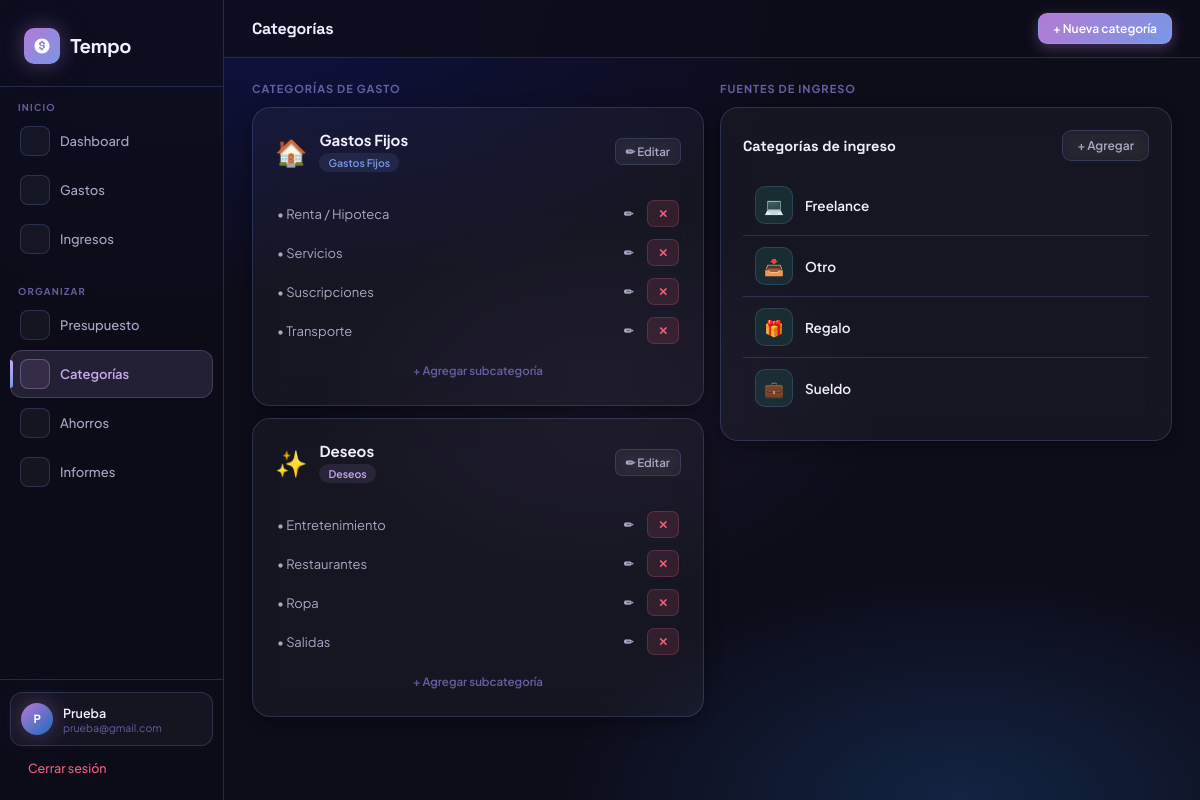
/categorias/ (signed in), run on the app's committed database.
### core/models.py (models this page shows, shortened)
class Categoria(models.Model):
    TIPOS = [
        ('gastos_fijos', 'Gastos Fijos'),
        ('deseos', 'Deseos'),
        ('ahorros', 'Ahorros'),
        ('custom', 'Personalizada'),
    ]
    usuario = models.ForeignKey(User, on_delete=models.CASCADE, related_name='categorias')
    nombre = models.CharField(max_length=100)
    icono = models.CharField(max_length=10, default='📂')
    tipo = models.CharField(max_length=20, choices=TIPOS, default='custom')
    orden = models.IntegerField(default=0)
    activa = models.BooleanField(default=True)
    class Meta:
        ordering = ['orden', 'nombre']

class Subcategoria(models.Model):
    categoria = models.ForeignKey(Categoria, on_delete=models.CASCADE, related_name='subcategorias')
    nombre = models.CharField(max_length=100)
    icono = models.CharField(max_length=10, default='•')
    class Meta:
        ordering = ['nombre']

class CategoriaIngreso(models.Model):
    usuario = models.ForeignKey(User, on_delete=models.CASCADE, related_name='categorias_ingreso')
    nombre = models.CharField(max_length=100)
    icono = models.CharField(max_length=10, default='💰')
    class Meta:
        ordering = ['nombre']

### core/views.py (the view)
# urls.py: path('categorias/', views.categorias_view, name='categorias'),
@login_required
def categorias_view(request):
    categorias   = Categoria.objects.filter(usuario=request.user, activa=True).prefetch_related('subcategorias')
    cats_ingreso = CategoriaIngreso.objects.filter(usuario=request.user)
    return render(request, 'categorias.html', {'categorias': categorias, 'categorias_ingreso': cats_ingreso})

### templates/categorias.html (shortened to what this page needs)
{% extends 'base.html' %}
{% block page_title %}Categorías{% endblock %}
{% block topbar_right %}
<button class="btn btn-primary btn-sm" onclick="openModal('mNuevaCat')">+ Nueva categoría</button>
{% endblock %}
{% block content %}
<div class="grid grid-2 gap-4">
  <div>
    <div style="font-size:11px;font-weight:700;text-transform:uppercase;letter-spacing:1px;color:var(--text3);margin-bottom:12px;">Categorías de gasto</div>
    {% for cat in categorias %}
    <div class="card mb-3">
      <div class="flex-between mb-3">
        <div class="flex-center gap-3">
          <span style="font-size:26px;">{{ cat.icono }}</span>
          <div>
            <div style="font-weight:700;font-size:15px;">{{ cat.nombre }}</div>
            <span class="badge {% if cat.tipo == 'gastos_fijos' %}badge-blue{% elif cat.tipo == 'deseos' %}badge-accent{% else %}badge-dark{% endif %}" style="margin-top:4px;">{{ cat.get_tipo_display }}</span>
          </div>
        </div>
        <div class="flex gap-1">
          <button class="btn btn-secondary btn-xs" onclick="editarCat({{ cat.pk }},'{{ cat.nombre|escapejs }}','{{ cat.icono }}')">✏ Editar</button>
        </div>
      </div>
      <div style="border-top:1px solid var(--border);padding-top:10px;">
        {% for sub in cat.subcategorias.all %}
        <div class="flex-between" style="padding:6px 2px;border-bottom:1px solid var(--border);">
          <span style="font-size:13px;color:var(--text2);">{{ sub.icono }} {{ sub.nombre }}</span>
          <div class="flex gap-1">
            <button class="btn btn-ghost btn-xs" onclick="editarSub({{ sub.pk }},'{{ sub.nombre|escapejs }}','{{ sub.icono }}')">✏</button>
            <form method="post" action="{% url 'eliminar_subcategoria' sub.pk %}"
                  data-confirm='Se eliminará la subcategoría "{{ sub.nombre }}".'
                  data-title="¿Eliminar subcategoría?" data-emoji="🏷️"
                  style="display:inline;">
              {% csrf_token %}<button class="btn btn-danger btn-xs">✕</button>
            </form>
          </div>
        </div>
        {% empty %}
        <div style="font-size:12.5px;color:var(--text3);padding:4px 0;">Sin subcategorías aún</div>
        {% endfor %}
        <button class="btn btn-ghost btn-xs w-full mt-2" style="border:1px dashed var(--border2);color:var(--text3);" onclick="openSubModal({{ cat.pk }})">
          + Agregar subcategoría
        </button>
      </div>
    </div>
    {% endfor %}
  </div>
  <div>
    <div style="font-size:11px;font-weight:700;text-transform:uppercase;letter-spacing:1px;color:var(--text3);margin-bottom:12px;">Fuentes de ingreso</div>
    <div class="card">
      <div class="section-head mb-3">
        <div class="section-title">Categorías de ingreso</div>
        <button class="btn btn-secondary btn-sm" onclick="openModal('mNuevaCatIngreso')">+ Agregar</button>
      </div>
      {% for ci in categorias_ingreso %}
      <div class="row-item">
        <div class="row-icon" style="background:var(--mint-soft);">{{ ci.icono }}</div>
        <div style="flex:1;font-size:13.5px;font-weight:600;">{{ ci.nombre }}</div>
      </div>
      {% empty %}
      <div class="empty"><div class="empty-emoji">💵</div><div class="empty-msg">Sin fuentes de ingreso.</div></div>
      {% endfor %}
    </div>
  </div>
</div>
{% endblock %}

### templates/base.html (shortened to what this page needs)
<!DOCTYPE html>
<html lang="es">
<head>
  {% load static %}
  <link rel="stylesheet" href="{% static 'css/tempo.css' %}">
  <link rel='stylesheet' href='https://cdn-uicons.flaticon.com/2.6.0/uicons-regular-rounded/css/uicons-regular-rounded.css'>
  <link rel='stylesheet' href='https://cdn-uicons.flaticon.com/2.6.0/uicons-bold-rounded/css/uicons-bold-rounded.css'>
  <link rel='stylesheet' href='https://cdn-uicons.flaticon.com/2.6.0/uicons-solid-rounded/css/uicons-solid-rounded.css'>
  <link rel="stylesheet" href="https://cdn-uicons.flaticon.com/uicons-regular-rounded/css/uicons-regular-rounded.css">
  <link rel="stylesheet" href="https://cdn-uicons.flaticon.com/uicons-solid-rounded/css/uicons-solid-rounded.css">
</head>
<body>
{% if user.is_authenticated %}
<aside class="sidebar" id="sidebar">
  <div class="sidebar-top">
    <a href="{% url 'dashboard' %}" class="brand">
      <div class="brand-mark">
      </div>
      <span class="brand-wordmark">Tempo</span>
    </a>
  </div>
  <nav class="nav">
    <div class="nav-group">
      <div class="nav-group-label">Inicio</div>
      <a href="{% url 'dashboard' %}" class="nav-link {% if request.resolver_match.url_name == 'dashboard' %}active{% endif %}">
        <div class="nav-icon"></div> Dashboard
      </a>
      <a href="{% url 'gastos' %}" class="nav-link {% if 'gasto' in request.resolver_match.url_name %}active{% endif %}">
        <div class="nav-icon"></div> Gastos
      </a>
      <a href="{% url 'ingresos' %}" class="nav-link {% if 'ingreso' in request.resolver_match.url_name %}active{% endif %}">
        <div class="nav-icon"></div> Ingresos
      </a>
    </div>
    <div class="nav-group">
      <div class="nav-group-label">Organizar</div>
      <a href="{% url 'presupuesto' %}" class="nav-link {% if 'presupuesto' in request.resolver_match.url_name %}active{% endif %}">
        <div class="nav-icon"></div> Presupuesto
      </a>
      <a href="{% url 'categorias' %}" class="nav-link {% if 'categoria' in request.resolver_match.url_name %}active{% endif %}">
        <div class="nav-icon"></div> Categorías
      </a>
      <a href="{% url 'ahorros' %}" class="nav-link {% if 'ahorro' in request.resolver_match.url_name %}active{% endif %}">
        <div class="nav-icon"></div> Ahorros
      </a>
      <a href="{% url 'informes' %}" class="nav-link {% if 'informe' in request.resolver_match.url_name %}active{% endif %}">
        <div class="nav-icon"></div> Informes
      </a>
    </div>
  </nav>
  <div class="sidebar-footer">
    <div class="user-pill">
      <div class="avatar">{{ user.first_name|first|upper }}{% if user.last_name %}{{ user.last_name|first|upper }}{% endif %}</div>
      <div class="user-meta">
        <div class="user-name">{{ user.first_name|default:user.username }}</div>
        <div class="user-email">{{ user.email }}</div>
      </div>
    </div>
    <a href="{% url 'logout' %}" class="logout-link">
      Cerrar sesión
    </a>
  </div>
</aside>
<div class="main">
  <header class="topbar">
    <div class="flex-center gap-3">
      <span class="page-heading">{% block page_title %}Tempo{% endblock %}</span>
    </div>
    <div class="flex-center gap-2">{% block topbar_right %}{% endblock %}</div>
  </header>
  <div class="content">{% block content %}{% endblock %}</div>
</div>
{% else %}
{% block auth_content %}{% endblock %}
{% endif %}
</body>
</html>

### data on the page
Categoria: icono "🏠", nombre "Gastos Fijos", tipo "Gastos Fijos"
Subcategoria: icono "•", nombre "Renta / Hipoteca"
Subcategoria: icono "•", nombre "Servicios"
Subcategoria: icono "•", nombre "Suscripciones"
Subcategoria: icono "•", nombre "Transporte"
Categoria: icono "✨", nombre "Deseos", tipo "Deseos"
Subcategoria: icono "•", nombre "Entretenimiento"
Subcategoria: icono "•", nombre "Restaurantes"
Subcategoria: icono "•", nombre "Ropa"
Subcategoria: icono "•", nombre "Salidas"
CategoriaIngreso: icono "💻", nombre "Freelance"
CategoriaIngreso: icono "📥", nombre "Otro"
CategoriaIngreso: icono "🎁", nombre "Regalo"
CategoriaIngreso: icono "💼", nombre "Sueldo"

### other printed values
{{ user.first_name|first|upper }} "P"
{{ user.first_name|default:user.username }} "Prueba"
{{ user.email }} "prueba@gmail.com"
